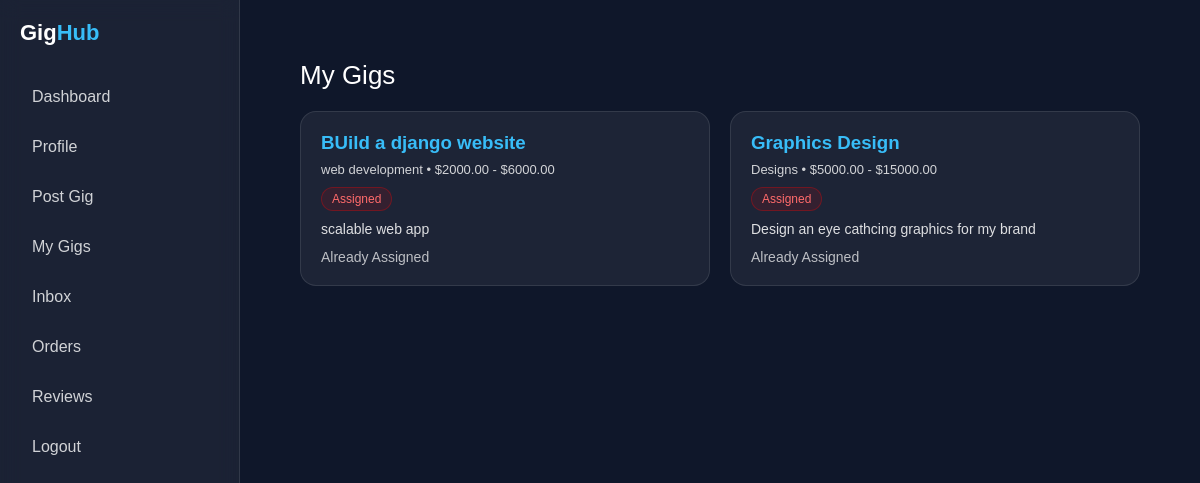
/viewgig/ (signed in), run on an earlier commit of the app's database.
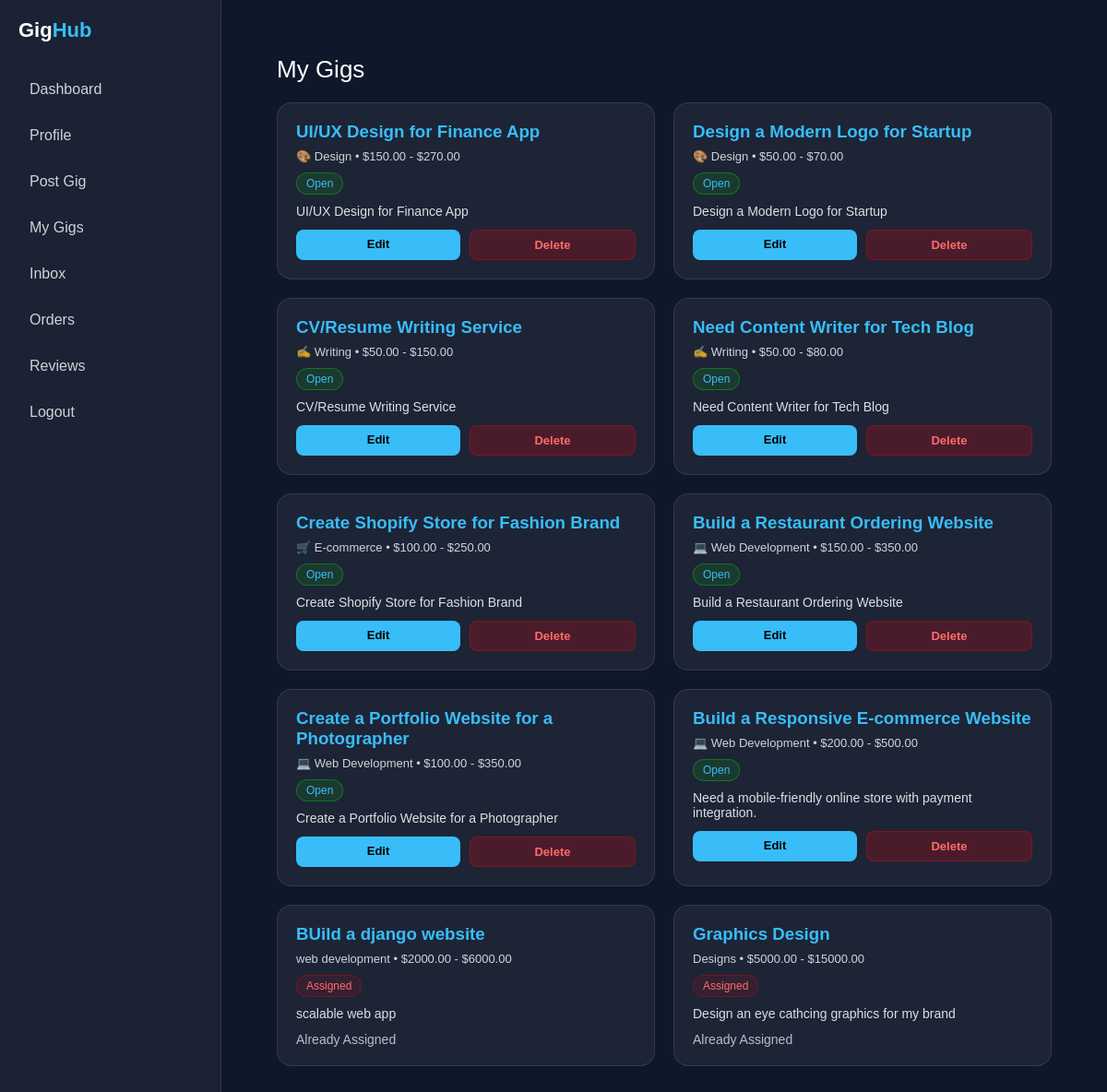
And on a later commit of the database.
### Client/models.py (models this page shows, shortened)
class Gig(models.Model):
    client = models.ForeignKey(User, on_delete=models.CASCADE)
    title = models.CharField(max_length=200)
    category = models.CharField(max_length=100)
    budget_min = models.DecimalField(max_digits=10, decimal_places=2)
    budget_max = models.DecimalField(max_digits=10, decimal_places=2)
    description = models.TextField()
    status = models.CharField(max_length=20,
    choices=[('OPEN', 'Open'),('ASSIGNED','Assigned'),('CLOSED', 'Closed')], default='OPEN')
    created_at = models.DateTimeField(auto_now_add=True)

### Client/views.py (the view)
# urls.py: path('viewgig/', views.viewGig, name="viewGig"),
@login_required(login_url='clientloginPage')
def viewGig(request: HttpRequest):
    gigs = Gig.objects.filter(client=request.user).order_by('-created_at')
    return render(request, 'viewgig.html', {'gigs': gigs})

### Client/templates/viewgig.html (shortened to what this page needs)
{% extends "base.html" %}
{% block content %}
<div class="main">
  <div class="title">My Gigs</div>
  {% if gigs %}
    <div class="grid">
      {% for gig in gigs %}
      <div class="card">
        <h3>{{ gig.title }}</h3>
        <div class="meta">
          {{ gig.category }} • ${{ gig.budget_min }} - ${{ gig.budget_max }}
        </div>
        <div class="badge {% if gig.status == 'OPEN' %}open{% else %}closed{% endif %}">
          {{ gig.get_status_display }}
        </div>
        <div class="desc">
          {{ gig.description }}
        </div>
        <div class="actions">
          {% if gig.status == "OPEN" %}
            <a href="{% url 'edit_gig' gig.id %}" class="btn edit">Edit</a>
            <a href="{% url 'delete_gig' gig.id %}" class="btn delete">Delete</a>
          {% else %}
            <span class="empty">Already Assigned</span>
          {% endif %}
        </div>
      </div>
      {% endfor %}
    </div>
  {% else %}
    <p class="empty">You haven't posted any gigs yet.</p>
  {% endif %}
</div>
{% endblock %}

### Client/templates/base.html (shortened to what this page needs)
{% load static %}
<!DOCTYPE html>
<html lang="en">
<head>
  <link rel="stylesheet" href="{% static 'css/style.css' %}">
</head>
<body>
  <div class="sidebar">
    <div class="brand">Gig<span>Hub</span></div>
    <div class="nav">
        <a href="{% url 'client_dash' %}">Dashboard</a>
        <a href="{% url 'profile_page' %}">Profile</a>
        <a href="{% url 'createGig' %}">Post Gig</a>
        <a href="{% url 'viewGig' %}">My Gigs</a>
        <a href="{% url 'inbox_view' %}">Inbox</a>
        <a href="{% url 'client_orders' %}">Orders</a>
        <a href="{% url 'client_reviews' %}">Reviews</a>
        <a href="{% url 'client_logout' %}">Logout</a>
    </div>
  </div>
  <div class="main">
    {% block content %}{% endblock %}
  </div>
</body>
</html>

### static/css/style.css (style rules this page uses)
* { margin: 0; padding: 0; box-sizing: border-box; font-family: Arial, Helvetica, sans-serif; }
body { background: #0f172a; color: white; display: flex; min-height: 100vh; }
.main { flex: 1; padding: 30px; }
.sidebar { display: none; width: 240px; background: rgba(255,255,255,0.05); backdrop-filter: blur(10px); padding: 20px; border-right: 1px solid rgba(255,255,255,0.1); }
.brand { font-size: 22px; font-weight: bold; margin-bottom: 30px; }
.brand span { color: #38bdf8; }
.nav a { display: block; padding: 12px; margin-bottom: 8px; color: rgba(255,255,255,0.8); text-decoration: none; border-radius: 8px; transition: 0.3s; }
@media (min-width: 769px) { .sidebar { display: block; position: relative; transform: none; } }

### Client/templates/viewgig.html (style rules this page uses)
.title { font-size: 26px; margin-bottom: 20px; }
.grid { display: grid; grid-template-columns: repeat(auto-fit, minmax(280px, 1fr)); gap: 20px; }
.card { background: rgba(255,255,255,0.06); border: 1px solid rgba(255,255,255,0.1); border-radius: 16px; padding: 20px; transition: 0.3s; }
.card h3 { color: #38bdf8; margin-bottom: 8px; }
.meta { font-size: 13px; opacity: 0.8; margin-bottom: 10px; }
.desc { font-size: 14px; opacity: 0.85; margin-bottom: 12px; }
.badge { display: inline-block; padding: 4px 10px; border-radius: 20px; font-size: 12px; margin-bottom: 10px; }
.open { background: rgba(0,255,0,0.1); color: #38bdf8; border: 1px solid rgba(0,255,0,0.3); }
.closed { background: rgba(255,0,0,0.1); color: #ff6b6b; border: 1px solid rgba(255,0,0,0.3); }
.actions { display: flex; gap: 10px; margin-top: 10px; }
.btn { flex: 1; text-align: center; padding: 8px; border-radius: 8px; text-decoration: none; font-size: 13px; font-weight: bold; transition: 0.3s; }
.edit { background: #38bdf8; color: black; }
.delete { background: rgba(255,0,0,0.2); color: #ff6b6b; border: 1px solid rgba(255,0,0,0.3); }
.empty { opacity: 0.7; font-size: 14px; }

What changed in the data, as far as the page shows it:
added Gig: title "UI/UX Design for Finance App", category "🎨 Design", budget_min "150.00", budget_max "270.00", status "Open", description "UI/UX Design for Finance App", shows "Edit"
added Gig: title "Design a Modern Logo for Startup", category "🎨 Design", budget_min "50.00", budget_max "70.00", status "Open", description "Design a Modern Logo for Startup", shows "Edit"
added Gig: title "CV/Resume Writing Service", category "✍ Writing", budget_min "50.00", budget_max "150.00", status "Open", description "CV/Resume Writing Service", shows "Edit"
added Gig: title "Need Content Writer for Tech Blog", category "✍ Writing", budget_min "50.00", budget_max "80.00", status "Open", description "Need Content Writer for Tech Blog", shows "Edit"
added Gig: title "Create Shopify Store for Fashion Brand", category "🛒 E-commerce", budget_min "100.00", budget_max "250.00", status "Open", description "Create Shopify Store for Fashion Brand", shows "Edit"
added Gig: title "Build a Restaurant Ordering Website", category "💻 Web Development", budget_min "150.00", budget_max "350.00", status "Open", description "Build a Restaurant Ordering Website", shows "Edit"
added Gig: title "Create a Portfolio Website for a Photographer", category "💻 Web Development", budget_min "100.00", budget_max "350.00", status "Open", description "Create a Portfolio Website for a Photographer", shows "Edit"
added Gig: title "Build a Responsive E-commerce Website", category "💻 Web Development", budget_min "200.00", budget_max "500.00", status "Open", description "Need a mobile-friendly online store with payment integration.", shows "Edit"
